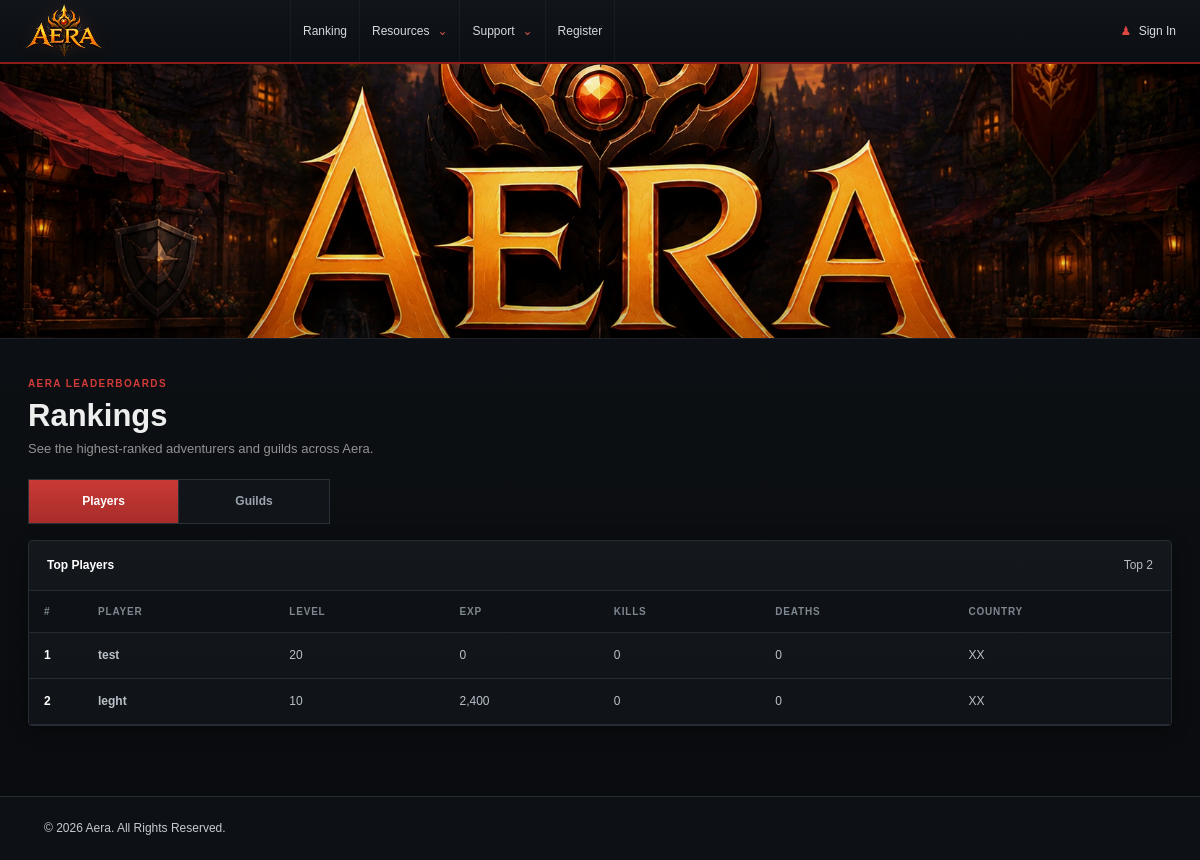
Screenshot of /rankings with the database file from the repository.
### tables this page shows
CREATE TABLE `users` (
  `id` int(11) UNSIGNED NOT NULL,
  `Name` varchar(32) NOT NULL,
  `Hash` char(70) NOT NULL,
  `HairID` int(11) UNSIGNED NOT NULL DEFAULT 1,
  `TitleID` int(11) UNSIGNED DEFAULT NULL,
  `Access` tinyint(2) UNSIGNED NOT NULL DEFAULT 1,
  `ActivationFlag` tinyint(1) UNSIGNED NOT NULL DEFAULT 5,
  `PermamuteFlag` tinyint(1) UNSIGNED NOT NULL DEFAULT 0,
  `Country` char(2) NOT NULL DEFAULT 'xx',
  `Age` tinyint(2) UNSIGNED NOT NULL DEFAULT 18,
  `Gender` char(1) NOT NULL DEFAULT 'M',
  `Email` varchar(64) NOT NULL,
  `Level` tinyint(2) UNSIGNED NOT NULL DEFAULT 1,
  `Gold` int(11) UNSIGNED NOT NULL DEFAULT 0,
  `Coins` int(11) UNSIGNED NOT NULL DEFAULT 0,
  `Exp` int(11) UNSIGNED NOT NULL DEFAULT 0,
  `ColorHair` char(6) NOT NULL DEFAULT '000000',
  `ColorSkin` char(6) NOT NULL DEFAULT '000000',
  `ColorEye` char(6) NOT NULL DEFAULT '000000',
  `ColorBase` char(6) NOT NULL DEFAULT '000000',
  `ColorTrim` char(6) NOT NULL DEFAULT '000000',
  `ColorAccessory` char(6) NOT NULL DEFAULT '000000',
  `SlotsAuction` smallint(5) NOT NULL DEFAULT 10,
  `SlotsBag` smallint(5) UNSIGNED NOT NULL DEFAULT 40,
  `SlotsBank` smallint(5) UNSIGNED NOT NULL DEFAULT 0,
  `SlotsHouse` smallint(5) UNSIGNED NOT NULL DEFAULT 20,
  `SlotsLoadout` smallint(5) UNSIGNED NOT NULL DEFAULT 2,
  `DateCreated` datetime NOT NULL DEFAULT CURRENT_TIMESTAMP,
  `LastLogin` datetime NOT NULL DEFAULT CURRENT_TIMESTAMP,
  `CpBoostExpire` datetime NOT NULL DEFAULT '2000-01-01 00:00:00',
  `RepBoostExpire` datetime NOT NULL DEFAULT '2000-01-01 00:00:00',
  `GoldBoostExpire` datetime NOT NULL DEFAULT '2000-01-01 00:00:00',
  `CoinsBoostExpire` datetime NOT NULL DEFAULT '2000-01-01 00:00:00',
  `ExpBoostExpire` datetime NOT NULL DEFAULT '2000-01-01 00:00:00',
  `UpgradeExpire` datetime NOT NULL DEFAULT CURRENT_TIMESTAMP,
  `UpgradeDays` smallint(3) NOT NULL DEFAULT 0,
  `Upgraded` tinyint(1) UNSIGNED NOT NULL DEFAULT 0,
  `Achievement` int(11) UNSIGNED NOT NULL DEFAULT 0,
  `Settings` int(11) UNSIGNED NOT NULL DEFAULT 0,
  `Quests` char(100) NOT NULL DEFAULT '0000000000000000000000000000000000000000000000000000000000000000000000000000000000000000000000000000',
  `Quests2` char(100) NOT NULL DEFAULT '0000000000000000000000000000000000000000000000000000000000000000000000000000000000000000000000000000',
  `DailyQuests0` int(11) UNSIGNED NOT NULL DEFAULT 0,
  `DailyQuests1` int(11) UNSIGNED NOT NULL DEFAULT 0,
  `DailyQuests2` int(11) UNSIGNED NOT NULL DEFAULT 0,
  `MonthlyQuests0` int(11) UNSIGNED NOT NULL DEFAULT 0,
  `LastArea` varchar(64) NOT NULL DEFAULT 'faroff-1|Enter|Spawn',
  `CurrentServer` varchar(16) NOT NULL DEFAULT 'Offline',
  `HouseInfo` text NULL,
  `KillCount` int(10) UNSIGNED NOT NULL DEFAULT 0,
  `DeathCount` int(10) UNSIGNED NOT NULL DEFAULT 0,
  `Address` varchar(255) NOT NULL DEFAULT '0.0.0.0',
  `GameAddress` varchar(255) NOT NULL DEFAULT '0.0.0.0'
);

### app/Foundation/View.php (called while the page is built, shortened)
<?php
final class View
{
    public static function render(string $name, array $data = []): void
    {
        $file = (string)Config::get('paths.views') . '/' . str_replace('.', '/', $name) . '.php';
        extract($data, EXTR_SKIP); require $file;
    }
}

### app/Controllers/HomeController.php (called while the page is built, shortened)
<?php
final class HomeController
{
    private function hasTable(string $table): bool
    {
        try {
            $rows = Database::connection()->query('SHOW TABLES')->fetchAll(PDO::FETCH_NUM);
            foreach ($rows as $row) {
                $actual = (string)($row[0] ?? '');
                if ($actual !== '' && strcasecmp($actual, $table) === 0) return true;
            }
        } catch (Throwable) {
        }
        return false;
    }
    public function rankings(Request $r): void
    {
        $tab = strtolower(trim((string) $r->input('tab', 'players')));
        $players = [];
        $guilds = [];
        if ($tab === 'players') {
            try {
                if ($this->hasTable('users')) {
                    $players = Database::all(
                        'SELECT Name,Level,Exp,KillCount,DeathCount,Country '
                        . 'FROM users WHERE Access>=1 '
                        . 'ORDER BY Level DESC,Exp DESC,KillCount DESC,Name ASC LIMIT 100'
                    );
                }
            } catch (Throwable) {
                $players = [];
            }
        }
        View::render('rankings', ['players' => $players, 'guilds' => $guilds, 'activeTab' => $tab]);
    }
}

### public/index.php (called while the page is built, shortened)
<?php
require AERA_WEB_ROOT . '/app/Support/helpers.php';
$request = Request::capture();
try {
    $router = new Router();
    $router->dispatch($request);
} catch (HttpException $e) {
    http_response_code($e->status());
    View::render('error', ['status' => $e->status(), 'message' => $e->getMessage()]);
} catch (Throwable $e) {
    Logger::error($e);
    $errorRef = strtoupper(substr(hash('sha256', get_class($e).'|'.$e->getMessage().'|'.date('Y-m-d-H')), 0, 10));
    $dbProblem = $e instanceof PDOException || stripos($e->getMessage(), 'database') !== false || stripos($e->getMessage(), 'SQLSTATE') !== false || stripos($e->getMessage(), 'MySQL') !== false;
    $dbUnavailable = false;
    if ($dbProblem) {
        try { $dbUnavailable = !Database::ping(); } catch (Throwable) { $dbUnavailable = true; }
    }
    if ($dbUnavailable && str_starts_with($request->path(), '/admin')) {
        Response::redirect('/setup?repair=1');
    }
    http_response_code(500);
    View::render('error', [
        'status' => 500,
        'message' => Config::get('app.debug', false) ? $e->getMessage() : ($dbUnavailable ? 'The website is running, but it cannot reach the Aera database.' : 'Aera encountered an internal error.'),
        'details' => Config::get('app.debug', false) ? $e->getTraceAsString() : null,
        'showSetup' => $dbUnavailable,
        'errorRef' => $errorRef,
    ]);
}

### app/Foundation/Database.php (called while the page is built, shortened)
<?php
final class Database
{
    private static ?PDO $pdo = null;
    public static function connection(): PDO
    {
        if (self::$pdo) return self::$pdo;
        $host = (string)Config::get('db.host', 'localhost');
        $port = (int)Config::get('db.port', 9519);
        $database = 'aera';
        $dsn = 'mysql:host=' . $host . ';port=' . $port . ';dbname=' . $database . ';charset=utf8mb4';
        try {
            self::$pdo = new PDO($dsn, (string)Config::get('db.username'), (string)Config::get('db.password'), [
                PDO::ATTR_ERRMODE => PDO::ERRMODE_EXCEPTION,
                PDO::ATTR_DEFAULT_FETCH_MODE => PDO::FETCH_ASSOC,
                PDO::ATTR_EMULATE_PREPARES => false,
                PDO::ATTR_TIMEOUT => 5,
                PDO::ATTR_PERSISTENT => false,
            ]);
            return self::$pdo;
        } catch (Throwable $e) {
            self::$lastError = self::friendlyMessage($e);
            throw $e;
        }
    }
    public static function all(string $sql, array $params = []): array
    {
        $s = self::connection()->prepare($sql); $s->execute($params); return $s->fetchAll();
    }
}

### app/Support/helpers.php (called while the page is built, shortened)
<?php
function e(mixed $v): string { return htmlspecialchars((string)$v, ENT_QUOTES|ENT_SUBSTITUTE, 'UTF-8'); }

### views/rankings.php (the view, shortened to what this page needs)
<div class="portal-single-page portal-rankings-page">
  <div class="portal-page-title">
    <span>AERA LEADERBOARDS</span>
    <h1>Rankings</h1>
    <p>See the highest-ranked adventurers and guilds across Aera.</p>
  </div>
  <nav class="ranking-page-tabs" aria-label="Ranking type">
    <a class="<?= $activeTab==='players'?'active':'' ?>" href="/rankings?tab=players">Players</a>
    <a class="<?= $activeTab==='guilds'?'active':'' ?>" href="/rankings?tab=guilds">Guilds</a>
  </nav>
  <?php if($activeTab==='players'): ?>
    <section class="portal-widget ranking-table-card">
      <div class="portal-widget-title"><strong>Top Players</strong><span>Top <?= count($players) ?></span></div>
      <div class="ranking-table-wrap">
        <table class="ranking-table">
          <thead><tr><th>#</th><th>Player</th><th>Level</th><th>EXP</th><th>Kills</th><th>Deaths</th><th>Country</th></tr></thead>
          <tbody>
          <?php foreach($players as $i=>$player): ?>
            <tr>
              <td class="ranking-position"><?= $i+1 ?></td>
              <td><a class="ranking-name" href="/character?name=<?= urlencode((string)$player['Name']) ?>"><?= e($player['Name']) ?></a></td>
              <td><?= number_format((int)$player['Level']) ?></td>
              <td><?= number_format((int)$player['Exp']) ?></td>
              <td><?= number_format((int)$player['KillCount']) ?></td>
              <td><?= number_format((int)$player['DeathCount']) ?></td>
              <td><?= e(strtoupper((string)$player['Country'])) ?></td>
            </tr>
          <?php endforeach; ?>
          </tbody>
        </table>
      </div>
    </section>
  <?php endif; ?>
</div>
<?php $content=ob_get_clean(); require __DIR__.'/layouts/site.php'; ?>

### app/Foundation/Router.php (shortened to what this page needs)
<?php
final class Router
{
    private array $routes = [];
    public function add(string $method, string $path, array|callable $handler): void
    {
        $normalized = '/' . trim($path, '/'); if ($normalized === '//') $normalized = '/';
        $regex = preg_replace_callback('#\{([A-Za-z_][A-Za-z0-9_]*)\}#', static fn($m) => '(?P<' . $m[1] . '>[^/]+)', $normalized);
        $this->routes[] = [$method, '#^' . $regex . '$#', $handler];
    }
    public function dispatch(Request $request): void
    {
        foreach ($this->routes as [$method, $regex, $handler]) {
            if ($method !== $request->method()) continue;
            if (!preg_match($regex, $request->path(), $matches)) continue;
            $params = [];
            [$class, $action] = $handler;
            (new $class())->{$action}($request, ...$params); return;
        }
    }
}

### public/assets/css/app.css (style rules this page uses)
:root { --bg:#080b12;--bg2:#0f1420;--panel:#141a27;--panel2:#1b2232;--line:#2a3347;--text:#eef2fb;--muted:#929db2;--gold:#e7b84b;--gold2:#ffd978;--purple:#7a5cff;--red:#ef5b62;--green:#59d08b;--shadow:0 22px 60px rgba(0,0,0,.35) }
* { box-sizing:border-box }
html { scroll-behavior:smooth }
body { margin:0;background:radial-gradient(circle at top,#182138 0,#0b0f18 36%,#070910 75%);color:var(--text);font:15px/1.55 Inter,ui-sans-serif,system-ui,-apple-system,BlinkMacSystemFont,"Segoe UI",sans-serif }
a { color:inherit;text-decoration:none }

### public/assets/css/portal.css (style rules this page uses)
:root { --portal-bg:#080a0d; --portal-page:#0d1014; --portal-panel:#12161b; --portal-panel-2:#0f1216; --portal-panel-3:#171b20; --portal-line:#252a31; --portal-red:#c4312e; --portal-red-bright:#ef443f; --portal-red-dark:#7d1918; --portal-text:#d8dde3; --portal-muted:#8b929c; --portal-white:#f4f6f8; --portal-orange:#f1872f; }
* { box-sizing:border-box }
html,body { min-height:100%;background:#07090c }
body.portal-body { margin:0;color:var(--portal-text);font:13px/1.55 Arial,Helvetica,sans-serif;background:radial-gradient(circle at 50% 0,#161b21 0,#0a0c0f 35%,#060709 100%); }
.portal-body a { color:inherit;text-decoration:none }
.portal-widget { background:linear-gradient(180deg,#14181d,#101419);border:1px solid #262c33;border-radius:4px;box-shadow:0 5px 18px rgba(0,0,0,.42);overflow:hidden }
.portal-widget-title { min-height:50px;padding:0 18px;display:flex;align-items:center;justify-content:space-between;border-bottom:1px solid #252b32;color:#fff }
.portal-widget-title strong { font-size:12px }
.portal-widget-title span { color:#b7bdc4;font-size:12px }
.portal-single-page { padding:34px 44px 70px }
.portal-page-title { padding:0 0 20px }
.portal-page-title>span,.portal-red-label { font-size:10px;font-weight:800;letter-spacing:.14em;color:#d33b38 }
.portal-page-title h1 { font:700 31px/1.1 Arial,sans-serif;color:#eee;margin:6px 0 }
.portal-page-title p { color:#929292;margin:0 }
@media (max-width:1250px) { .portal-single-page,.portal-main .form-page,.portal-main .page-hero,.portal-main .account-wrap,.portal-main .article-page,.portal-main .setup-shell { padding-left:28px;padding-right:28px } }
.portal-rankings-page { max-width:1240px;margin:0 auto }
.ranking-page-tabs { display:flex;gap:0;margin-bottom:16px;border:1px solid #2a3037;background:#11151a;width:max-content;max-width:100% }
.ranking-page-tabs a { min-width:150px;padding:12px 22px;text-align:center;color:#9ca4ad;border-right:1px solid #2a3037;font-size:12px;font-weight:700 }
.ranking-page-tabs a:last-child { border-right:0 }
.ranking-page-tabs a.active { background:linear-gradient(#c83a36,#a82c29);color:#fff }
.ranking-table-card { overflow:hidden }
.ranking-table-wrap { overflow:auto }
.ranking-table { width:100%;border-collapse:collapse;min-width:760px }
.ranking-table th,.ranking-table td { padding:13px 15px;border-bottom:1px solid #252b32;text-align:left;white-space:nowrap }
.ranking-table th { background:#0e1216;color:#7f8790;font-size:10px;text-transform:uppercase;letter-spacing:.08em }
.ranking-table td { color:#b9c0c8;font-size:12px }
.ranking-table tbody tr:nth-child(even) { background:#101419 }
.ranking-position { width:54px;color:#fff!important;font-weight:800 }
.ranking-name { color:#e34943;font-weight:800 }

### rows the page displays
users: Name "test", Level "20", Exp "0", KillCount "0", DeathCount "0", Country "XX"
users: Name "leght", Level "10", Exp "2,400", KillCount "0", DeathCount "0", Country "XX"

### other values shown
count($players) "2"
